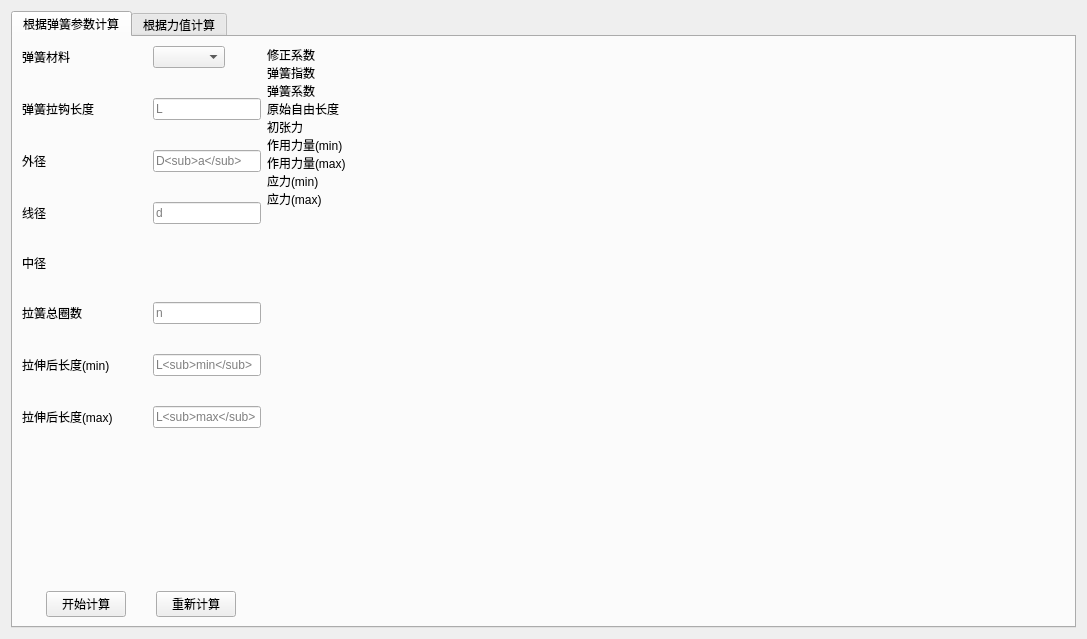
<?xml version="1.0" encoding="UTF-8"?>
<ui version="4.0">
 <class>Form</class>
 <widget class="QWidget" name="Form">
  <property name="windowModality">
   <enum>Qt::NonModal</enum>
  </property>
  <property name="enabled">
   <bool>true</bool>
  </property>
  <property name="geometry">
   <rect>
    <x>0</x>
    <y>0</y>
    <width>1087</width>
    <height>639</height>
   </rect>
  </property>
  <property name="sizePolicy">
   <sizepolicy hsizetype="Fixed" vsizetype="Fixed">
    <horstretch>0</horstretch>
    <verstretch>0</verstretch>
   </sizepolicy>
  </property>
  <property name="minimumSize">
   <size>
    <width>0</width>
    <height>0</height>
   </size>
  </property>
  <property name="maximumSize">
   <size>
    <width>20000</width>
    <height>20000</height>
   </size>
  </property>
  <property name="windowTitle">
   <string>弹簧计算</string>
  </property>
  <property name="windowIcon">
   <iconset>
    <normaloff>images/20210619023354_1.jpg</normaloff>images/20210619023354_1.jpg</iconset>
  </property>
  <layout class="QHBoxLayout" name="horizontalLayout">
   <item>
    <widget class="QTabWidget" name="tabWidget">
     <property name="currentIndex">
      <number>0</number>
     </property>
     <widget class="QWidget" name="widget_2">
      <attribute name="title">
       <string>根据弹簧参数计算</string>
      </attribute>
      <layout class="QHBoxLayout" name="horizontalLayout_4" stretch="2,1">
       <item>
        <layout class="QVBoxLayout" name="verticalLayout_2" stretch="0,10">
         <item>
          <layout class="QFormLayout" name="formLayout_4">
           <property name="horizontalSpacing">
            <number>40</number>
           </property>
           <property name="verticalSpacing">
            <number>30</number>
           </property>
           <item row="0" column="0">
            <widget class="QLabel" name="label_35">
             <property name="sizePolicy">
              <sizepolicy hsizetype="Preferred" vsizetype="Preferred">
               <horstretch>3</horstretch>
               <verstretch>0</verstretch>
              </sizepolicy>
             </property>
             <property name="text">
              <string>弹簧材料</string>
             </property>
            </widget>
           </item>
           <item row="0" column="1">
            <widget class="QComboBox" name="cbox_material">
             <property name="sizePolicy">
              <sizepolicy hsizetype="Fixed" vsizetype="Fixed">
               <horstretch>0</horstretch>
               <verstretch>0</verstretch>
              </sizepolicy>
             </property>
             <property name="editable">
              <bool>false</bool>
             </property>
             <property name="currentText">
              <string/>
             </property>
            </widget>
           </item>
           <item row="1" column="0">
            <widget class="QLabel" name="label_34">
             <property name="text">
              <string>弹簧拉钩长度</string>
             </property>
            </widget>
           </item>
           <item row="1" column="1">
            <widget class="QLineEdit" name="edt_lenofhook">
             <property name="sizePolicy">
              <sizepolicy hsizetype="Fixed" vsizetype="Fixed">
               <horstretch>0</horstretch>
               <verstretch>0</verstretch>
              </sizepolicy>
             </property>
             <property name="placeholderText">
              <string>L</string>
             </property>
            </widget>
           </item>
           <item row="2" column="0">
            <widget class="QLabel" name="label_30">
             <property name="text">
              <string>外径</string>
             </property>
            </widget>
           </item>
           <item row="2" column="1">
            <widget class="QLineEdit" name="edt_dia_external">
             <property name="sizePolicy">
              <sizepolicy hsizetype="Fixed" vsizetype="Fixed">
               <horstretch>0</horstretch>
               <verstretch>0</verstretch>
              </sizepolicy>
             </property>
             <property name="echoMode">
              <enum>QLineEdit::Normal</enum>
             </property>
             <property name="placeholderText">
              <string>D&lt;sub&gt;a&lt;/sub&gt;</string>
             </property>
            </widget>
           </item>
           <item row="3" column="0">
            <widget class="QLabel" name="label_31">
             <property name="text">
              <string>线径</string>
             </property>
            </widget>
           </item>
           <item row="3" column="1">
            <widget class="QLineEdit" name="edt_dia_line">
             <property name="sizePolicy">
              <sizepolicy hsizetype="Fixed" vsizetype="Fixed">
               <horstretch>0</horstretch>
               <verstretch>0</verstretch>
              </sizepolicy>
             </property>
             <property name="echoMode">
              <enum>QLineEdit::Normal</enum>
             </property>
             <property name="placeholderText">
              <string>d</string>
             </property>
            </widget>
           </item>
           <item row="4" column="0">
            <widget class="QLabel" name="label_36">
             <property name="text">
              <string>中径</string>
             </property>
            </widget>
           </item>
           <item row="5" column="0">
            <widget class="QLabel" name="label_32">
             <property name="text">
              <string>拉簧总圈数</string>
             </property>
            </widget>
           </item>
           <item row="5" column="1">
            <widget class="QLineEdit" name="edt_num_turns">
             <property name="sizePolicy">
              <sizepolicy hsizetype="Fixed" vsizetype="Fixed">
               <horstretch>0</horstretch>
               <verstretch>0</verstretch>
              </sizepolicy>
             </property>
             <property name="echoMode">
              <enum>QLineEdit::Normal</enum>
             </property>
             <property name="placeholderText">
              <string>n</string>
             </property>
            </widget>
           </item>
           <item row="6" column="0">
            <widget class="QLabel" name="label_33">
             <property name="text">
              <string>拉伸后长度(min)</string>
             </property>
            </widget>
           </item>
           <item row="6" column="1">
            <widget class="QLineEdit" name="edt_L_min">
             <property name="sizePolicy">
              <sizepolicy hsizetype="Fixed" vsizetype="Fixed">
               <horstretch>0</horstretch>
               <verstretch>0</verstretch>
              </sizepolicy>
             </property>
             <property name="echoMode">
              <enum>QLineEdit::Normal</enum>
             </property>
             <property name="placeholderText">
              <string>L&lt;sub&gt;min&lt;/sub&gt;</string>
             </property>
            </widget>
           </item>
           <item row="7" column="0">
            <widget class="QLabel" name="label_37">
             <property name="text">
              <string>拉伸后长度(max)</string>
             </property>
            </widget>
           </item>
           <item row="7" column="1">
            <widget class="QLineEdit" name="edt_L_max">
             <property name="sizePolicy">
              <sizepolicy hsizetype="Fixed" vsizetype="Fixed">
               <horstretch>0</horstretch>
               <verstretch>0</verstretch>
              </sizepolicy>
             </property>
             <property name="echoMode">
              <enum>QLineEdit::Normal</enum>
             </property>
             <property name="placeholderText">
              <string>L&lt;sub&gt;max&lt;/sub&gt;</string>
             </property>
            </widget>
           </item>
           <item row="4" column="1">
            <widget class="QLabel" name="label_dia_pitch">
             <property name="text">
              <string/>
             </property>
            </widget>
           </item>
          </layout>
         </item>
         <item>
          <layout class="QHBoxLayout" name="horizontalLayout_3">
           <property name="spacing">
            <number>6</number>
           </property>
           <item>
            <widget class="QPushButton" name="btn_calc">
             <property name="sizePolicy">
              <sizepolicy hsizetype="Fixed" vsizetype="Fixed">
               <horstretch>0</horstretch>
               <verstretch>0</verstretch>
              </sizepolicy>
             </property>
             <property name="text">
              <string>开始计算</string>
             </property>
            </widget>
           </item>
           <item>
            <widget class="QPushButton" name="btn_recalc">
             <property name="sizePolicy">
              <sizepolicy hsizetype="Fixed" vsizetype="Fixed">
               <horstretch>0</horstretch>
               <verstretch>0</verstretch>
              </sizepolicy>
             </property>
             <property name="text">
              <string>重新计算</string>
             </property>
            </widget>
           </item>
          </layout>
         </item>
        </layout>
       </item>
       <item>
        <layout class="QFormLayout" name="formLayout_5">
         <property name="horizontalSpacing">
          <number>0</number>
         </property>
         <property name="verticalSpacing">
          <number>0</number>
         </property>
         <item row="0" column="0">
          <widget class="QLabel" name="label_39">
           <property name="sizePolicy">
            <sizepolicy hsizetype="Preferred" vsizetype="Preferred">
             <horstretch>3</horstretch>
             <verstretch>0</verstretch>
            </sizepolicy>
           </property>
           <property name="text">
            <string>修正系数</string>
           </property>
          </widget>
         </item>
         <item row="1" column="0">
          <widget class="QLabel" name="label_38">
           <property name="text">
            <string>弹簧指数</string>
           </property>
          </widget>
         </item>
         <item row="2" column="0">
          <widget class="QLabel" name="label_40">
           <property name="text">
            <string>弹簧系数</string>
           </property>
          </widget>
         </item>
         <item row="3" column="0">
          <widget class="QLabel" name="label_41">
           <property name="text">
            <string>原始自由长度</string>
           </property>
          </widget>
         </item>
         <item row="4" column="0">
          <widget class="QLabel" name="label_42">
           <property name="text">
            <string>初张力</string>
           </property>
          </widget>
         </item>
         <item row="5" column="0">
          <widget class="QLabel" name="label_43">
           <property name="text">
            <string>作用力量(min)</string>
           </property>
          </widget>
         </item>
         <item row="6" column="0">
          <widget class="QLabel" name="label_44">
           <property name="text">
            <string>作用力量(max)</string>
           </property>
          </widget>
         </item>
         <item row="7" column="0">
          <widget class="QLabel" name="label_46">
           <property name="text">
            <string>应力(min)</string>
           </property>
          </widget>
         </item>
         <item row="8" column="0">
          <widget class="QLabel" name="label_47">
           <property name="text">
            <string>应力(max)</string>
           </property>
          </widget>
         </item>
        </layout>
       </item>
      </layout>
     </widget>
     <widget class="QWidget" name="widget">
      <attribute name="title">
       <string>根据力值计算</string>
      </attribute>
      <layout class="QHBoxLayout" name="horizontalLayout_2">
       <item>
        <layout class="QVBoxLayout" name="verticalLayout">
         <item>
          <layout class="QGridLayout" name="gridLayout">
           <item row="2" column="0">
            <widget class="QLabel" name="label_2">
             <property name="text">
              <string>对应弹簧长度</string>
             </property>
            </widget>
           </item>
           <item row="3" column="0">
            <widget class="QLabel" name="label_3">
             <property name="text">
              <string>二段力</string>
             </property>
            </widget>
           </item>
           <item row="3" column="2">
            <widget class="QCheckBox" name="checkBox">
             <property name="text">
              <string/>
             </property>
            </widget>
           </item>
           <item row="3" column="1">
            <widget class="QLineEdit" name="edt_password_2">
             <property name="echoMode">
              <enum>QLineEdit::Password</enum>
             </property>
             <property name="placeholderText">
              <string>密码</string>
             </property>
            </widget>
           </item>
           <item row="1" column="1">
            <widget class="QLineEdit" name="edt_username">
             <property name="placeholderText">
              <string>用户名</string>
             </property>
            </widget>
           </item>
           <item row="2" column="1">
            <widget class="QLineEdit" name="edt_password">
             <property name="echoMode">
              <enum>QLineEdit::Password</enum>
             </property>
             <property name="placeholderText">
              <string>密码</string>
             </property>
            </widget>
           </item>
           <item row="4" column="1">
            <widget class="QLineEdit" name="edt_password_3">
             <property name="echoMode">
              <enum>QLineEdit::Password</enum>
             </property>
             <property name="placeholderText">
              <string>密码</string>
             </property>
            </widget>
           </item>
           <item row="4" column="0">
            <widget class="QLabel" name="label_4">
             <property name="text">
              <string>对应弹簧长度</string>
             </property>
            </widget>
           </item>
           <item row="5" column="0">
            <widget class="QLabel" name="label_5">
             <property name="text">
              <string>单边挂耳长度</string>
             </property>
            </widget>
           </item>
           <item row="5" column="1">
            <widget class="QLineEdit" name="edt_password_4">
             <property name="echoMode">
              <enum>QLineEdit::Password</enum>
             </property>
             <property name="placeholderText">
              <string>密码</string>
             </property>
            </widget>
           </item>
           <item row="1" column="0">
            <widget class="QLabel" name="label">
             <property name="text">
              <string>一段力</string>
             </property>
            </widget>
           </item>
           <item row="0" column="0">
            <widget class="QLabel" name="label_6">
             <property name="sizePolicy">
              <sizepolicy hsizetype="Preferred" vsizetype="Preferred">
               <horstretch>3</horstretch>
               <verstretch>0</verstretch>
              </sizepolicy>
             </property>
             <property name="text">
              <string>弹簧材料</string>
             </property>
            </widget>
           </item>
           <item row="0" column="1">
            <widget class="QComboBox" name="comboBox">
             <property name="sizePolicy">
              <sizepolicy hsizetype="Preferred" vsizetype="Fixed">
               <horstretch>0</horstretch>
               <verstretch>0</verstretch>
              </sizepolicy>
             </property>
             <property name="editable">
              <bool>false</bool>
             </property>
             <property name="currentText">
              <string/>
             </property>
            </widget>
           </item>
          </layout>
         </item>
         <item>
          <widget class="QPushButton" name="btn_login">
           <property name="sizePolicy">
            <sizepolicy hsizetype="Minimum" vsizetype="Fixed">
             <horstretch>0</horstretch>
             <verstretch>0</verstretch>
            </sizepolicy>
           </property>
           <property name="font">
            <font>
             <family>Times New Roman</family>
            </font>
           </property>
           <property name="text">
            <string>计算</string>
           </property>
          </widget>
         </item>
        </layout>
       </item>
       <item>
        <layout class="QFormLayout" name="formLayout">
         <item row="0" column="0">
          <widget class="QLabel" name="label_7">
           <property name="text">
            <string>线径</string>
           </property>
          </widget>
         </item>
         <item row="1" column="0">
          <widget class="QLabel" name="label_8">
           <property name="text">
            <string>中径</string>
           </property>
          </widget>
         </item>
         <item row="2" column="0">
          <widget class="QLabel" name="label_10">
           <property name="text">
            <string>外径</string>
           </property>
          </widget>
         </item>
         <item row="3" column="0">
          <widget class="QLabel" name="label_12">
           <property name="text">
            <string>有效圈数</string>
           </property>
          </widget>
         </item>
         <item row="4" column="0">
          <widget class="QLabel" name="label_11">
           <property name="text">
            <string>劲度系数</string>
           </property>
          </widget>
         </item>
         <item row="5" column="0">
          <widget class="QLabel" name="label_9">
           <property name="text">
            <string>弹簧原长</string>
           </property>
          </widget>
         </item>
         <item row="6" column="0">
          <widget class="QLabel" name="label_13">
           <property name="text">
            <string>弹簧最大工作长度</string>
           </property>
          </widget>
         </item>
        </layout>
       </item>
      </layout>
     </widget>
    </widget>
   </item>
  </layout>
 </widget>
 <resources/>
 <connections/>
</ui>
